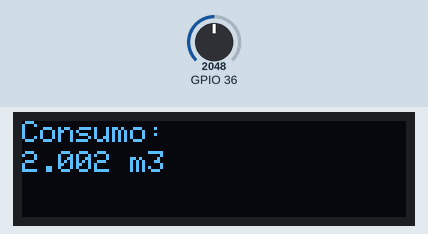
Bench run of a sketch on a simulated ESP32. Parts: 128×32 one-colour display. The inputs (shaded band) are chosen by the test bench; at power-on: GPIO 36 = 2048. WiFi joins after 1.5 s; servers stay silent unless stated; the display library's start-up logo is not drawn; uploads are accepted with an empty reply; what the sketch prints to the serial monitor is not drawn.

Above: at 4.7 s.
4.8 s: GPIO 36 set to 2866
At 9.8 s:
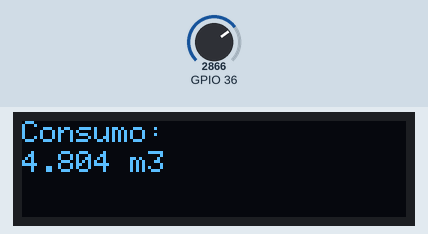
15.4 s: GPIO 36 set to 3603
At 19.8 s:
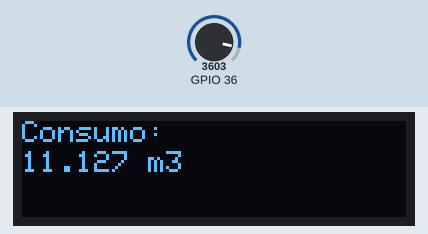
25.9 s: GPIO 36 set to 4095
At 29.9 s:
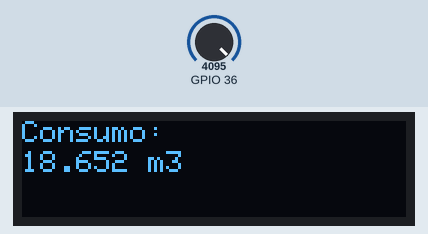
Timing chart, 0 to 31.4 s (numbered marks = the images above; inputs shaded):
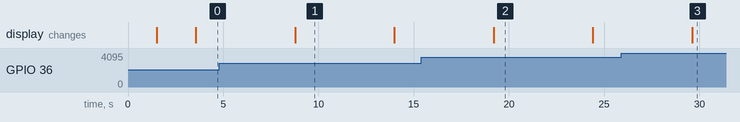

Measured:
- what the display in image 1 shows lasts 5.2 s, from 8.8 s to 14.0 s

The sketch:

ESP32MySQL.ino
```cpp
#include <WiFi.h>
#include <HTTPClient.h>
#include <Adafruit_GFX.h>
#include <Adafruit_SSD1306.h>

// Definir los pines I2C para la pantalla OLED
#define SCREEN_WIDTH 128
#define SCREEN_HEIGHT 32
#define OLED_RESET -1
Adafruit_SSD1306 display(SCREEN_WIDTH, SCREEN_HEIGHT, &Wire, OLED_RESET);

const char* ssid = "HackatonUTNA";  // SSID
const char* password = "HackatonUTNA";  // Password
const char* host = "http://10.10.39.51";  // URL del servidor

float totalConsumo = 0;  // Variable para almacenar el consumo total

void setup(void) {
  Serial.begin(9600);
  WiFi.begin(ssid, password);
  while (WiFi.status() != WL_CONNECTED) {
    delay(500);
    Serial.print(".");
  }

  Serial.println("");
  Serial.println("WiFi conectado");
  Serial.println("Dirección IP: ");
  Serial.println(WiFi.localIP());

  // Inicializar la pantalla OLED
  if (!display.begin(SSD1306_SWITCHCAPVCC, 0x3C)) {  // Dirección I2C de la pantalla OLED
    Serial.println(F("No se encuentra la pantalla OLED"));
    for (;;);
  }

  display.display();
  delay(2000);
  display.clearDisplay();
}

void loop() {
  int analogValue = analogRead(36);  // Pin analógico 36
  Serial.print("Lectura analógica = ");
  Serial.println(analogValue);

  // Convertir el valor analógico en un valor de consumo (suponiendo que 1023 equivale a 1 m³)
  float consumo = analogValue / 1023.0;
  totalConsumo += consumo;  // Sumar el consumo al total

  // Mostrar el consumo en la pantalla OLED
  display.clearDisplay();
  display.setTextSize(1);
  display.setTextColor(SSD1306_WHITE);
  display.setCursor(0, 0);
  display.print("Consumo:");
  display.setCursor(0, 10);
  display.print(totalConsumo, 3);  // Mostrar 3 decimales
  display.print(" m3");
  display.display();

  if (WiFi.status() == WL_CONNECTED) {
    WiFiClient client;
    HTTPClient http;

    String url = String(host) + "/monitoreo/data.php";  // Cambia esto por el endpoint adecuado
    http.begin(client, url);

    http.addHeader("Content-Type", "application/x-www-form-urlencoded");

    String postData = "NumeroCasa=1&Calle=Principal&Colonia=Centro&CodigoPostal=12345&Propietario=Juan Perez";
    postData += "&FechaRegistro=2024-07-12&ConsumoAguaMensual=" + String(totalConsumo);
    postData += "&UltimaLectura=" + String(consumo) + "&FechaUltimaLectura=2024-07-12";

    int httpResponseCode = http.POST(postData);

    if (httpResponseCode > 0) {
      String response = http.getString();
      Serial.println("Respuesta del servidor: " + response);
    } else {
      Serial.print("Error en la solicitud POST. Código de respuesta HTTP: ");
      Serial.println(httpResponseCode);
    }

    http.end();
  } else {
    Serial.println("No conectado a la red WiFi");
  }

  delay(5000);  // Envía los datos cada 5 segundos
}
```
